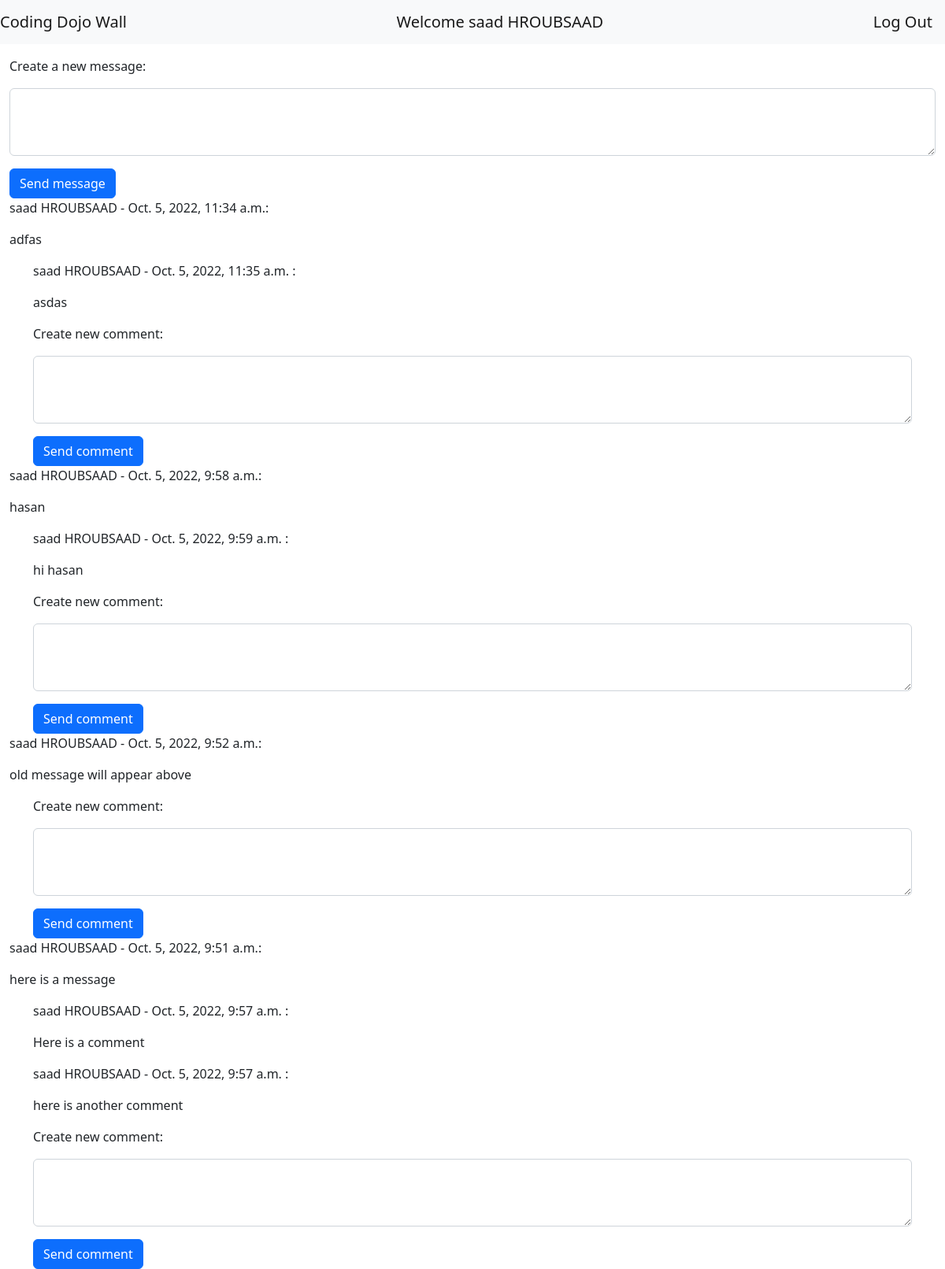
Page /show/ (signed in) on the committed database.
### wall/models.py (models this page shows)
class User(models.Model):
    fname = models.CharField(max_length=255)
    lname = models.CharField(max_length=255)
    email = models.CharField(max_length=255)
    pw = models.CharField(max_length=255)
    created_at= models.DateTimeField(auto_now_add=True)
    updated_at= models.DateTimeField(auto_now=True)
    objects = UserManager()

class Message(models.Model):
    user=models.ForeignKey(User, related_name="message", on_delete=models.CASCADE)
    content=models.TextField()
    created_at= models.DateTimeField(auto_now_add=True)
    updated_at= models.DateTimeField(auto_now=True)

class Comment(models.Model):
    message=models.ForeignKey(Message, related_name="comment", on_delete= models.CASCADE)
    user=models.ForeignKey(User, related_name="comment", on_delete= models.CASCADE)
    content=models.TextField()
    created_at= models.DateTimeField(auto_now_add=True)
    updated_at= models.DateTimeField(auto_now=True)

### wall/views.py (the view)
# urls.py: path('show/', views.show),
def show(request):
    if 'id' in request.session:
        context ={
            "messages": Message.objects.all(),
            "comments": Comment.objects.all(),
            "this_user": User.objects.get(id = request.session['id'])
        }
        return render(request, "wall.html", context)
    else:
        return redirect("/")

### wall/templates/wall.html (shortened to what this page needs)
<!DOCTYPE html>
<html lang="en">
<head>
    {% load static %}
    <link href="https://cdn.jsdelivr.net/npm/bootstrap@5.2.2/dist/css/bootstrap.min.css" rel="stylesheet">
</head>
<body>
    <nav class="navbar navbar-light bg-light">
        <p class="navbar-brand mb-0">Coding Dojo Wall </p>
        <p class="navbar-brand ml-auto mb-0">Welcome {{this_user.fname}} {{this_user.lname}}</p>
        <a class="navbar-brand" href="/destroy">Log Out</a>
    </nav>
    <div class="container-fluid">
        <form class="form-group mt-3" action="/create/message" method="post">
            <p>Create a new message:</p>
            <textarea class="form-control" name="content" id="" cols="30" rows="3"></textarea>
            <button class="btn btn-primary mt-3" type="submit">Send message</button>
        </form>
        {% for message in messages reversed %}
        <p>{{message.user.fname}} {{message.user.lname}} - {{message.created_at}}:</p>
        <p>{{message.content}}</p>
        <div class="container">
            {% for comment in comments %}
            {% if comment.message.id == message.id %}
            <p>{{comment.user.fname}} {{comment.user.lname}} - {{comment.created_at}} :</p>
            <p>{{comment.content}}</p>
            {% endif %}
            {% endfor %}
            <form class="form-group mt-3" action="/create/comment" method="post">
                <p>Create new comment:</p>
                <textarea class="form-control" name="content" id="" cols="30" rows="3"></textarea>
            <button class="btn btn-primary mt-3" type="submit">Send comment</button>
            </form>
        </div>
        {% endfor %}
    </div>
</body>
</html>

### rows in the picture
User: fname "saad", lname "HROUBSAAD"
Message: user.fname "saad", user.lname "HROUBSAAD", created_at "Oct. 5, 2022, 11:34 a.m.", content "adfas"
Comment: user.fname "saad", user.lname "HROUBSAAD", created_at "Oct. 5, 2022, 11:35 a.m.", content "asdas"
Message: user.fname "saad", user.lname "HROUBSAAD", created_at "Oct. 5, 2022, 9:58 a.m.", content "hasan"
Comment: user.fname "saad", user.lname "HROUBSAAD", created_at "Oct. 5, 2022, 9:59 a.m.", content "hi hasan"
Message: user.fname "saad", user.lname "HROUBSAAD", created_at "Oct. 5, 2022, 9:52 a.m.", content "old message will appear above"
Message: user.fname "saad", user.lname "HROUBSAAD", created_at "Oct. 5, 2022, 9:51 a.m.", content "here is a message"
Comment: user.fname "saad", user.lname "HROUBSAAD", created_at "Oct. 5, 2022, 9:57 a.m.", content "Here is a comment"
Comment: user.fname "saad", user.lname "HROUBSAAD", created_at "Oct. 5, 2022, 9:57 a.m.", content "here is another comment"
